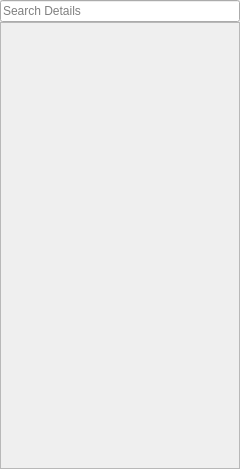
<?xml version="1.0" encoding="UTF-8"?>
<ui version="4.0">
 <class>SKismetInspector</class>
 <widget class="QWidget" name="SKismetInspector">
  <property name="geometry">
   <rect>
    <x>0</x>
    <y>0</y>
    <width>240</width>
    <height>469</height>
   </rect>
  </property>
  <property name="sizePolicy">
   <sizepolicy hsizetype="Minimum" vsizetype="Expanding">
    <horstretch>0</horstretch>
    <verstretch>0</verstretch>
   </sizepolicy>
  </property>
  <property name="minimumSize">
   <size>
    <width>240</width>
    <height>100</height>
   </size>
  </property>
  <property name="windowTitle">
   <string>SKismetInspector</string>
  </property>
  <layout class="QVBoxLayout" name="verticalLayout">
   <property name="spacing">
    <number>0</number>
   </property>
   <property name="leftMargin">
    <number>0</number>
   </property>
   <property name="topMargin">
    <number>0</number>
   </property>
   <property name="rightMargin">
    <number>0</number>
   </property>
   <property name="bottomMargin">
    <number>0</number>
   </property>
   <item>
    <layout class="QHBoxLayout" name="horizontalLayout">
     <property name="spacing">
      <number>0</number>
     </property>
     <property name="leftMargin">
      <number>0</number>
     </property>
     <property name="topMargin">
      <number>0</number>
     </property>
     <property name="rightMargin">
      <number>0</number>
     </property>
     <property name="bottomMargin">
      <number>0</number>
     </property>
     <item>
      <widget class="QLineEdit" name="lineEdit">
       <property name="sizePolicy">
        <sizepolicy hsizetype="MinimumExpanding" vsizetype="Fixed">
         <horstretch>0</horstretch>
         <verstretch>0</verstretch>
        </sizepolicy>
       </property>
       <property name="inputMask">
        <string/>
       </property>
       <property name="placeholderText">
        <string>Search Details</string>
       </property>
      </widget>
     </item>
    </layout>
   </item>
   <item>
    <widget class="QScrollArea" name="scrollArea">
     <property name="widgetResizable">
      <bool>true</bool>
     </property>
     <widget class="QWidget" name="scrollAreaWidgetContents">
      <property name="geometry">
       <rect>
        <x>0</x>
        <y>0</y>
        <width>238</width>
        <height>445</height>
       </rect>
      </property>
      <layout class="QVBoxLayout" name="listLayout">
       <property name="spacing">
        <number>0</number>
       </property>
       <property name="leftMargin">
        <number>0</number>
       </property>
       <property name="topMargin">
        <number>0</number>
       </property>
       <property name="rightMargin">
        <number>0</number>
       </property>
       <property name="bottomMargin">
        <number>0</number>
       </property>
      </layout>
     </widget>
    </widget>
   </item>
  </layout>
 </widget>
 <layoutdefault spacing="6" margin="11"/>
 <resources/>
 <connections/>
</ui>
